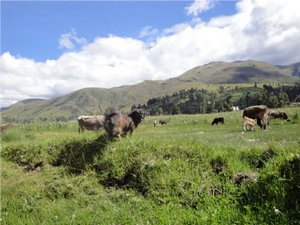
//> input picture pointProcess/Histogram_Calculation_Original_Image.jpg, 300 x 225 px
$ ./pointProcess Histogram_Calculation_Original_Image.jpg   (built with g++ and OpenCV 4)
//> lines starting //> are read from the running program, lines starting //| are printed output that depends on the picture
// pointProcess.cpp : Defines the entry point for the console application.
//

#include "stdafx.h"
#include "opencv2/highgui/highgui.hpp"
#include "opencv2/imgproc/imgproc.hpp"
#include <iostream>
#include <vector>

using namespace std;
using namespace cv;

int main(int argc, char** argv)
{
	Mat src, dst;
	src = imread(argv[1], CV_LOAD_IMAGE_COLOR);		// Load original image
//> src is the input picture: 225 rows x 300 cols, CV_8UC3; mean B, G, R 131.6, 149, 138.7
	if (src.data == NULL)
	{
		cout << "Can not find image!" << endl;
		return -1;
	}
	vector<Mat> rgb_planes;
	split(src, rgb_planes);
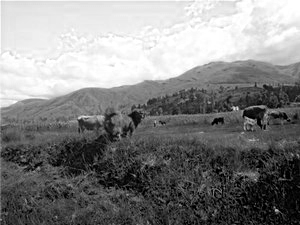
//> rgb_planes[0]: 225 rows x 300 cols, CV_8UC1; min 0, max 255, mean 131.6
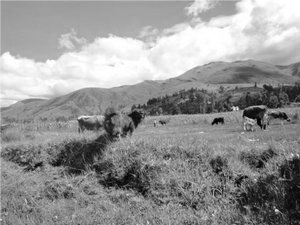
//> rgb_planes[1]: 225 rows x 300 cols, CV_8UC1; min 0, max 255, mean 149
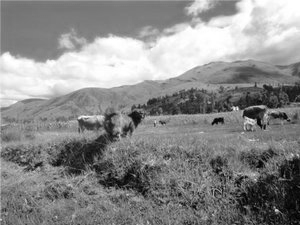
//> rgb_planes[2]: 225 rows x 300 cols, CV_8UC1; min 0, max 255, mean 138.7
	int histSize = 256;  // from 0 to 255
	// Set the ranges(for R, G, B)
	float range[] = { 0, 256 };
	const float *histRange = range;
	bool uniform = true;
	bool accumulate = false;
	Mat hists[3];

	for (int i = 0; i < 3; ++i)
	{
		calcHist(&rgb_planes[i], 1, 0, Mat(), hists[i], 1, &histSize, &histRange, uniform, accumulate);
	}

	// 创建直方图画布
	int hist_w = 400; int hist_h = 400;
	int bin_w = cvRound((double)hist_w / histSize);
//> bin_w = 2

	Mat histImage(hist_w, hist_h, CV_8UC3, Scalar(0, 0, 0));
	for (int i = 0; i < 256; ++i)
	{
		cout << (int)hists[0].data[i] << " ";
	}
//> this loop made 256 passes
//| 0 192 88 68 0 0 238 66
//> (output is shown up to pass 8 of 256)
	cout << endl;
	// 将直方图归一化到范围 [ 0, histImage.rows ]
	for (int i = 0; i < 3; ++i)
	{
		normalize(hists[i], hists[i], 0, histImage.rows, NORM_MINMAX, -1, Mat());
	}

	// 在直方图画布上画出直方图
	for (int i = 1; i < histSize; i++)
	{
		line(histImage, Point(bin_w*(i - 1), hist_h - cvRound(hists[0].at<float>(i - 1))),
			Point(bin_w*(i), hist_h - cvRound(hists[0].at<float>(i))),
			Scalar(0, 0, 255), 2, 8, 0);
		line(histImage, Point(bin_w*(i - 1), hist_h - cvRound(hists[1].at<float>(i - 1))),
			Point(bin_w*(i), hist_h - cvRound(hists[1].at<float>(i))),
			Scalar(0, 255, 0), 2, 8, 0);
		line(histImage, Point(bin_w*(i - 1), hist_h - cvRound(hists[2].at<float>(i - 1))),
			Point(bin_w*(i), hist_h - cvRound(hists[2].at<float>(i))),
			Scalar(255, 0, 0), 2, 8, 0);
		//rectangle(histImage, Rect(Point(bin_w * (i - 1), hist_h - cvRound(hists[0].at<float>(i - 1))), Point(bin_w * i, hist_h)), Scalar(0, 0, 255));
	}
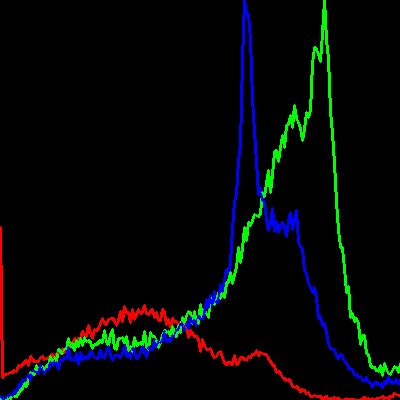
//> histImage: 400 rows x 400 cols, CV_8UC3; mean B, G, R 6.6, 6.8, 3.7

	// 显示直方图
	namedWindow("calcHist Demo", CV_WINDOW_AUTOSIZE);
	imshow("calcHist Demo", histImage);

	waitKey(0);
	return 0;
}
